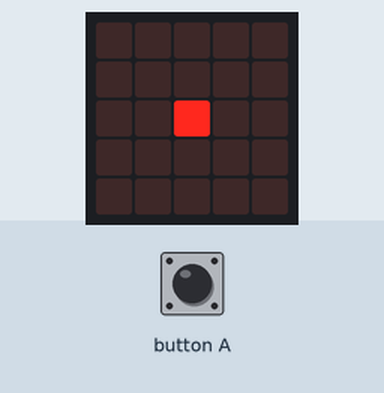
The program below on a simulated BBC micro:bit (MakeCode). Parts: the board's 5×5 LED display. The test bench sets the inputs (shaded band). The short countdown, score and lost-life animations are approximate.

Above: at 0.05 s.
At 1.2 s:
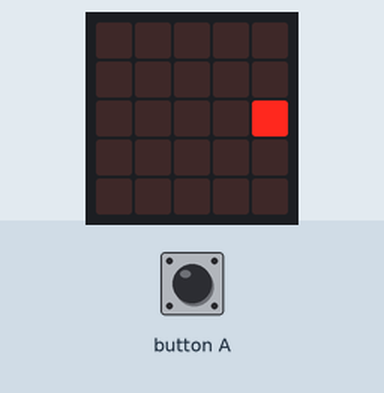
1.3 s: button A pressed for 0.15 s
At 1.37 s:
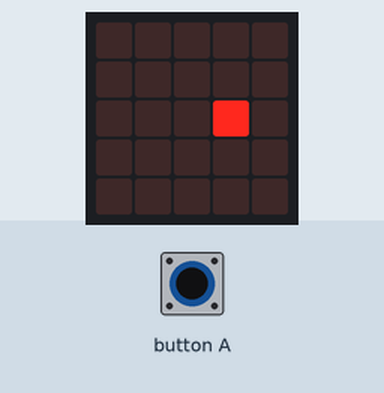
Timing chart, 0 to 4.3 s (numbered marks = the images above; inputs shaded):
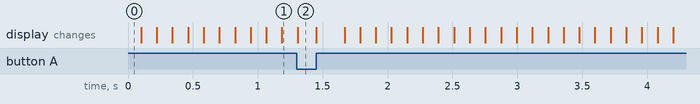

The program:

main.ts
```typescript
input.onButtonPressed(Button.A, function () {
    if (ESPRAIT.get(LedSpriteProperty.X) == 2) {
        game.addScore(1)
    } else {
        basic.pause(500)
        game.gameOver()
    }
})
let ESPRAIT: game.LedSprite = null
ESPRAIT = game.createSprite(2, 2)
basic.forever(function () {
    ESPRAIT.ifOnEdgeBounce()
    basic.pause(100)
    ESPRAIT.move(1)
})
```

test.ts
```typescript
// aquí va el archivo "tests"; esto no se compilará cuando este paquete se utilice como una extensión.
```
